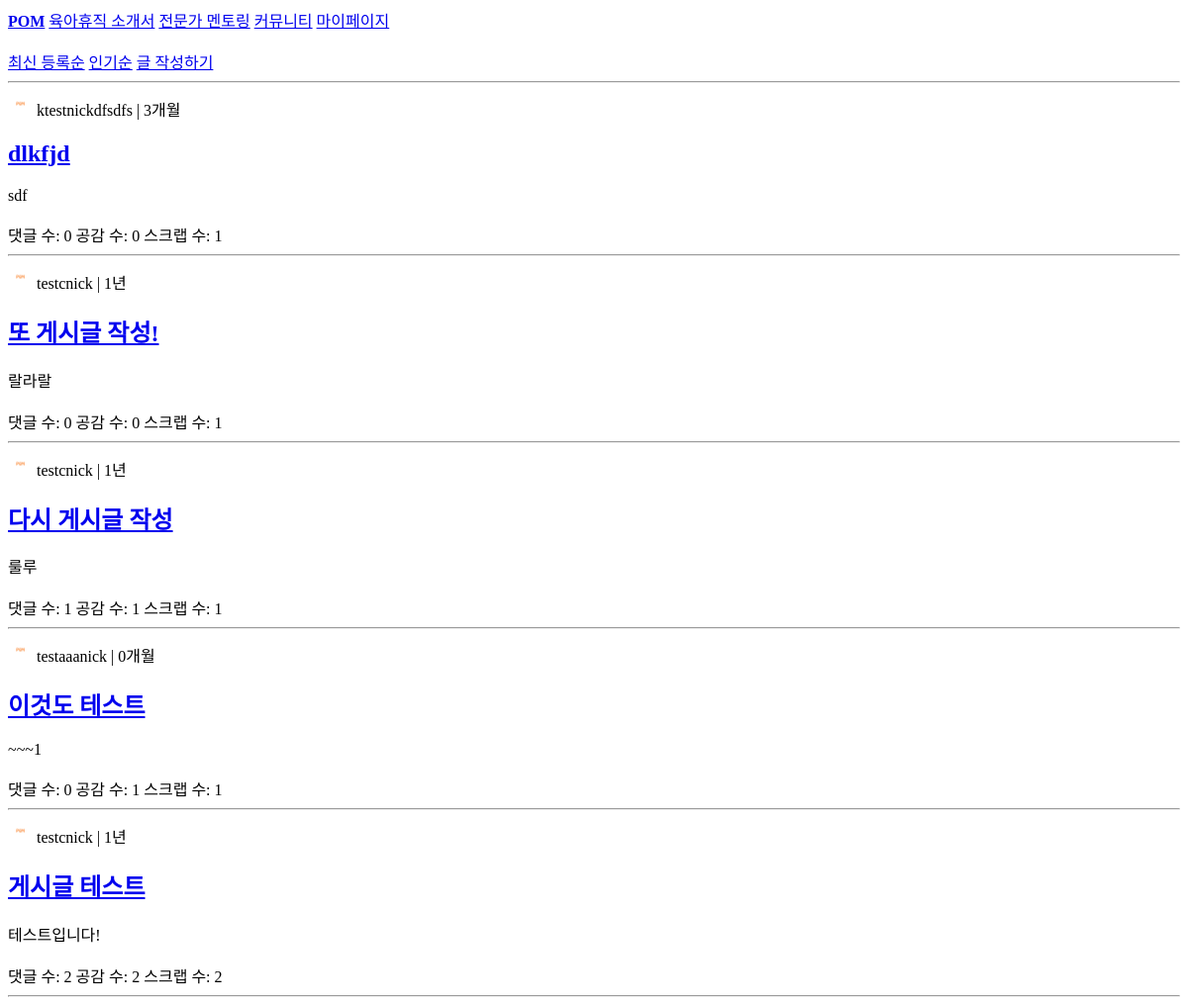
/community/ (signed in), run on an earlier commit of the app's database.
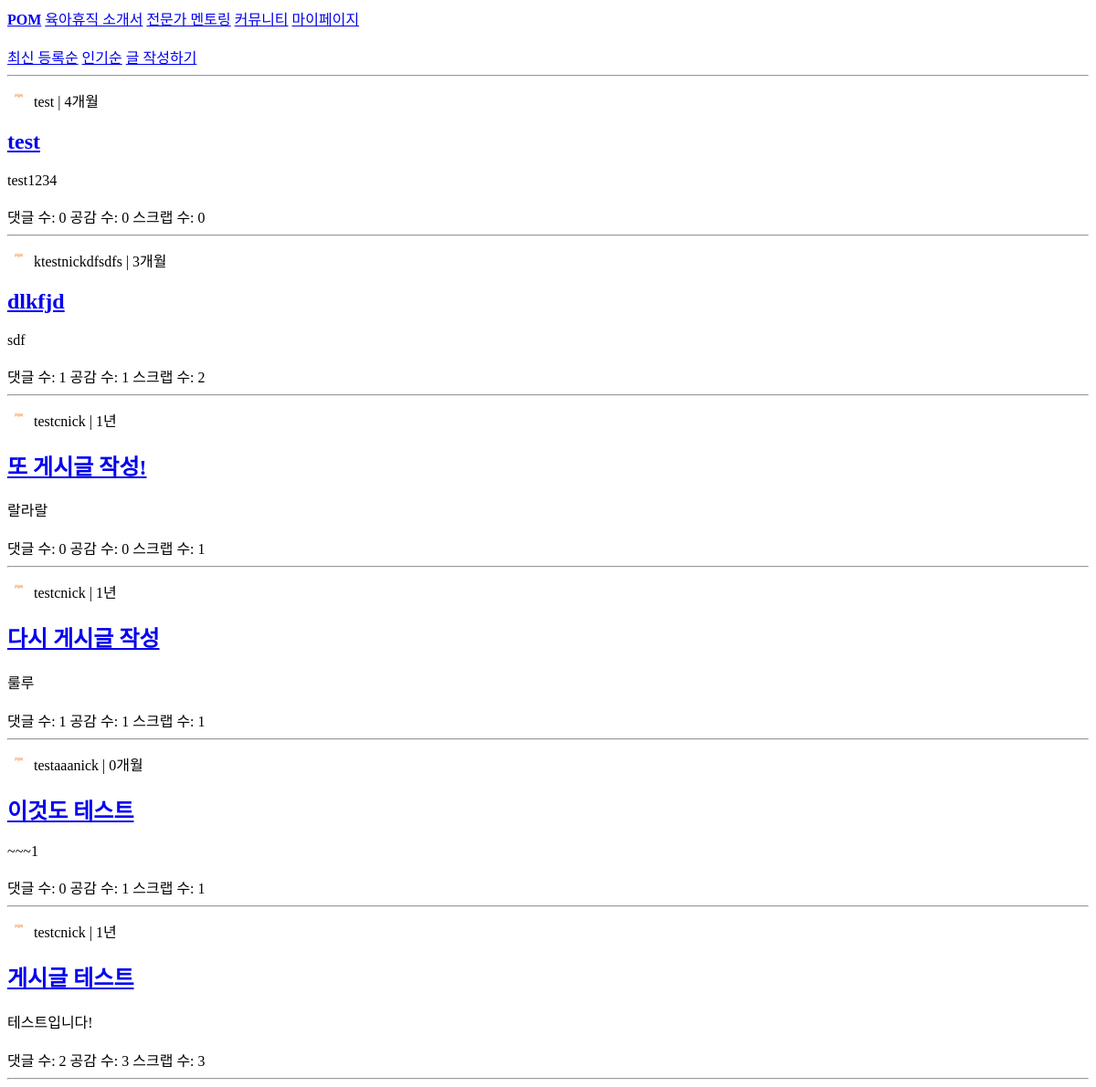
And on a later commit of the database.
### community/models.py (models this page shows, shortened)
class Post(models.Model):
    title = models.CharField(max_length=50)
    content = models.TextField()
    created_at = models.DateTimeField(auto_now_add=True)
    author = models.ForeignKey(to=User, on_delete=models.CASCADE, related_name="posts")
    like = models.ManyToManyField(to=User, through="Like", related_name="liked_posts")
    scrap = models.ManyToManyField(to=User, through="ScrapCommunity", related_name="scraped_posts")

### accounts/models.py (models this page shows, shortened)
class Profile(models.Model):
    user = models.OneToOneField(User, on_delete=models.CASCADE)
    gender = models.CharField(max_length=10)
    birth_date = models.DateField()
    profile_pic = models.ImageField(upload_to=user_directory_path, blank=True, null=True)
    nickname = models.CharField(max_length=100, default='User')  # 닉네임 필드 추가

### community/views.py (the view)
# urls.py: path('', list, name='list'),
@login_required
def list(request):
    sort = request.GET.get('sort', 'latest')
    if sort == 'popular':
        posts = Post.objects.all().annotate(popularity= Count('like')).order_by('-popularity', '-id')
    else:
        posts = Post.objects.all().order_by('-id')
    for post in posts:
        post.author.profile.current_age_months = calculate_age_in_months(post.author.profile.birth_date)
    return render(request, 'community/list.html', {'posts': posts})

### accounts/views.py (called while the page is built, shortened)
def calculate_age_in_months(birth_date):
    today = date.today()
    delta = relativedelta(today, birth_date)
    years = delta.years
    months = delta.months
    if years == 0:
        if months == 1:
            return '1개월'
        else:
            return f'{months}개월'
    elif years == 1:
        if months == 0:
            return '1년'
        elif months == 1:
            return '1년 1개월'
        else:
            return f'1년 {months}개월'

### community/templates/community/list.html (shortened to what this page needs)
<!DOCTYPE html>
<html>
<head>
</head>
<body>
    <b><a href="{% url 'accounts:home' %}">POM</a></b>
    <a href="{% url 'program:program_home' %}">육아휴직 소개서</a>
    <a href="{%url 'mentoring:home'%}">전문가 멘토링</a>
    <a href="{% url 'community:list' %}">커뮤니티</a>
    <a href="{% url 'accounts:mypage' %}">마이페이지</a><br><br>
    <a href="{% url 'community:list' %}?sort=latest">최신 등록순</a>
    <a href="{% url 'community:list' %}?sort=popular">인기순</a>
    <a href="{% url 'community:create' %}">글 작성하기</a>
    <br><hr>
    {% for post in posts %}
        {% if profile_pic_url %}
            <img src="{{ profile_pic_url }}" alt="프로필 사진" class="profile-pic" width="25" height="25">
        {% else %}
            <img src="{% static 'images/basic_image.png' %}" alt="기본 프로필 사진" class="profile-pic" width="25" height="25">
        {% endif %}
    {{ post.author.profile.nickname }} | {{ post.author.profile.current_age_months }}
    <h2><a href="{% url 'community:detail' post.id %}">{{ post.title }}</a></h2>
    {{ post.content }}<br><br>
    댓글 수: {{ post.answers.count }}
    공감 수: {{ post.like.count }}
    스크랩 수: {{ post.scrap.count }} <br><hr>
    {% empty %}
    게시글이 없습니다.
    {% endfor %}
</body>
</html>

What changed in the data, as far as the page shows it:
added Post: author.profile.nickname "test", author.profile.current_age_months "4개월", title "test", content "test1234", answers.count "0", like.count "0", scrap.count "0"
computed for Post "dlkfjd": answers.count "0" → "1"; like.count "0" → "1"; scrap.count "1" → "2"
computed for Post "게시글 테스트": like.count "2" → "3"; scrap.count "2" → "3"
